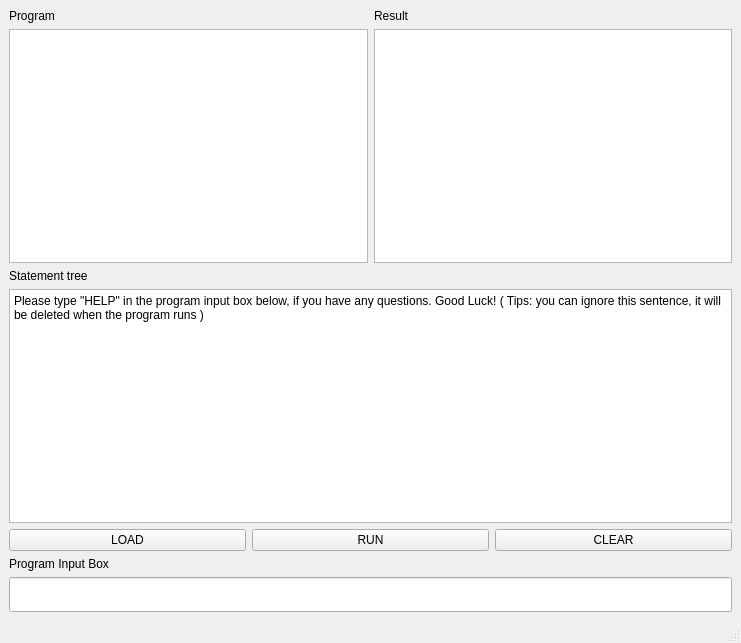
<?xml version="1.0" encoding="UTF-8"?>
<ui version="4.0">
 <class>MainWindow</class>
 <widget class="QMainWindow" name="MainWindow">
  <property name="geometry">
   <rect>
    <x>0</x>
    <y>0</y>
    <width>741</width>
    <height>643</height>
   </rect>
  </property>
  <property name="sizePolicy">
   <sizepolicy hsizetype="Preferred" vsizetype="Preferred">
    <horstretch>0</horstretch>
    <verstretch>0</verstretch>
   </sizepolicy>
  </property>
  <property name="windowTitle">
   <string>GuiBasic</string>
  </property>
  <widget class="QWidget" name="centralwidget">
   <property name="sizePolicy">
    <sizepolicy hsizetype="Expanding" vsizetype="Expanding">
     <horstretch>0</horstretch>
     <verstretch>0</verstretch>
    </sizepolicy>
   </property>
   <layout class="QHBoxLayout" name="horizontalLayout_3">
    <item>
     <layout class="QVBoxLayout" name="verticalLayout">
      <item>
       <layout class="QHBoxLayout" name="horizontalLayout">
        <item>
         <layout class="QVBoxLayout" name="verticalLayout_2">
          <item>
           <widget class="QLabel" name="label">
            <property name="text">
             <string>Program</string>
            </property>
           </widget>
          </item>
          <item>
           <widget class="QTextBrowser" name="CodeDisplay">
            <property name="readOnly">
             <bool>true</bool>
            </property>
            <property name="html">
             <string>&lt;!DOCTYPE HTML PUBLIC &quot;-//W3C//DTD HTML 4.0//EN&quot; &quot;http://www.w3.org/TR/REC-html40/strict.dtd&quot;&gt;
&lt;html&gt;&lt;head&gt;&lt;meta name=&quot;qrichtext&quot; content=&quot;1&quot; /&gt;&lt;style type=&quot;text/css&quot;&gt;
p, li { white-space: pre-wrap; }
&lt;/style&gt;&lt;/head&gt;&lt;body style=&quot; font-family:'SimSun'; font-size:9pt; font-weight:400; font-style:normal;&quot;&gt;
&lt;p style=&quot;-qt-paragraph-type:empty; margin-top:0px; margin-bottom:0px; margin-left:0px; margin-right:0px; -qt-block-indent:0; text-indent:0px;&quot;&gt;&lt;br /&gt;&lt;/p&gt;&lt;/body&gt;&lt;/html&gt;</string>
            </property>
           </widget>
          </item>
         </layout>
        </item>
        <item>
         <layout class="QVBoxLayout" name="verticalLayout_4">
          <item>
           <widget class="QLabel" name="label_3">
            <property name="text">
             <string>Result</string>
            </property>
           </widget>
          </item>
          <item>
           <widget class="QTextBrowser" name="textBrowser">
            <property name="html">
             <string>&lt;!DOCTYPE HTML PUBLIC &quot;-//W3C//DTD HTML 4.0//EN&quot; &quot;http://www.w3.org/TR/REC-html40/strict.dtd&quot;&gt;
&lt;html&gt;&lt;head&gt;&lt;meta name=&quot;qrichtext&quot; content=&quot;1&quot; /&gt;&lt;style type=&quot;text/css&quot;&gt;
p, li { white-space: pre-wrap; }
&lt;/style&gt;&lt;/head&gt;&lt;body style=&quot; font-family:'SimSun'; font-size:9pt; font-weight:400; font-style:normal;&quot;&gt;
&lt;p style=&quot;-qt-paragraph-type:empty; margin-top:0px; margin-bottom:0px; margin-left:0px; margin-right:0px; -qt-block-indent:0; text-indent:0px;&quot;&gt;&lt;br /&gt;&lt;/p&gt;&lt;/body&gt;&lt;/html&gt;</string>
            </property>
           </widget>
          </item>
         </layout>
        </item>
       </layout>
      </item>
      <item>
       <layout class="QVBoxLayout" name="verticalLayout_3">
        <item>
         <widget class="QLabel" name="label_2">
          <property name="text">
           <string>Statement tree</string>
          </property>
         </widget>
        </item>
        <item>
         <widget class="QTextBrowser" name="treeDisplay">
          <property name="readOnly">
           <bool>true</bool>
          </property>
          <property name="html">
           <string>&lt;!DOCTYPE HTML PUBLIC &quot;-//W3C//DTD HTML 4.0//EN&quot; &quot;http://www.w3.org/TR/REC-html40/strict.dtd&quot;&gt;
&lt;html&gt;&lt;head&gt;&lt;meta name=&quot;qrichtext&quot; content=&quot;1&quot; /&gt;&lt;style type=&quot;text/css&quot;&gt;
p, li { white-space: pre-wrap; }
&lt;/style&gt;&lt;/head&gt;&lt;body style=&quot; font-family:'SimSun'; font-size:9pt; font-weight:400; font-style:normal;&quot;&gt;
&lt;p style=&quot; margin-top:0px; margin-bottom:0px; margin-left:0px; margin-right:0px; -qt-block-indent:0; text-indent:0px;&quot;&gt;Please type &amp;quot;HELP&amp;quot; in the program input box below, if you have any questions. Good Luck! ( Tips: you can ignore this sentence, it will be deleted when the program runs )&lt;/p&gt;&lt;/body&gt;&lt;/html&gt;</string>
          </property>
         </widget>
        </item>
       </layout>
      </item>
      <item>
       <layout class="QHBoxLayout" name="horizontalLayout_2">
        <item>
         <widget class="QPushButton" name="btnLoadCode">
          <property name="text">
           <string>LOAD</string>
          </property>
         </widget>
        </item>
        <item>
         <widget class="QPushButton" name="btnRunCode">
          <property name="text">
           <string>RUN</string>
          </property>
         </widget>
        </item>
        <item>
         <widget class="QPushButton" name="btnClearCode">
          <property name="text">
           <string>CLEAR</string>
          </property>
         </widget>
        </item>
       </layout>
      </item>
      <item>
       <layout class="QVBoxLayout" name="verticalLayout_5">
        <item>
         <widget class="QLabel" name="label_4">
          <property name="text">
           <string>Program Input Box</string>
          </property>
         </widget>
        </item>
        <item>
         <widget class="QLineEdit" name="cmdLineEdit">
          <property name="minimumSize">
           <size>
            <width>0</width>
            <height>35</height>
           </size>
          </property>
          <property name="sizeIncrement">
           <size>
            <width>0</width>
            <height>20</height>
           </size>
          </property>
          <property name="font">
           <font>
            <pointsize>16</pointsize>
           </font>
          </property>
          <property name="text">
           <string/>
          </property>
         </widget>
        </item>
       </layout>
      </item>
     </layout>
    </item>
   </layout>
  </widget>
  <widget class="QMenuBar" name="menubar">
   <property name="geometry">
    <rect>
     <x>0</x>
     <y>0</y>
     <width>741</width>
     <height>21</height>
    </rect>
   </property>
  </widget>
  <widget class="QStatusBar" name="statusbar"/>
 </widget>
 <resources/>
 <connections/>
</ui>
